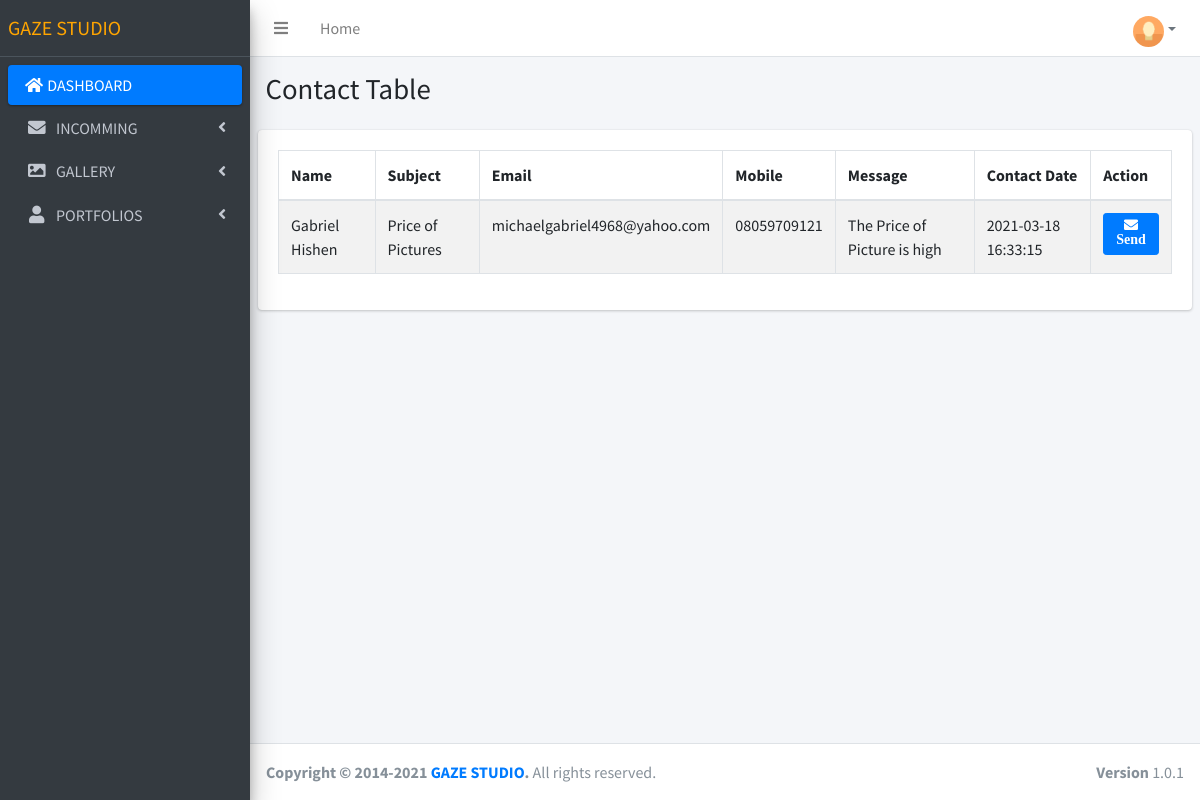
The page /pages/tables/ready_contact.php on the database its author committed.
### tables this page shows
CREATE TABLE `contact_us` (
  `id` int(11) NOT NULL,
  `firstName` varchar(100) NOT NULL,
  `lastName` varchar(100) NOT NULL,
  `subject` varchar(100) NOT NULL,
  `email` varchar(100) DEFAULT NULL,
  `mobile` varchar(100) DEFAULT NULL,
  `message` varchar(100) DEFAULT NULL,
  `date` timestamp NOT NULL DEFAULT current_timestamp() ON UPDATE current_timestamp()
);

### pages/tables/ready_contact.php (the view, shortened to what this page needs)
<!DOCTYPE html>
<html>
<head>
  <link rel="stylesheet" href="../../plugins/fontawesome-free/css/all.min.css">
  <link rel="stylesheet" href="https://code.ionicframework.com/ionicons/2.0.1/css/ionicons.min.css">
  <link rel="stylesheet" href="../../plugins/datatables-bs4/css/dataTables.bootstrap4.css">
  <link rel="stylesheet" href="../../dist2/css/adminlte.min.css">
</head>
<div class="wrapper">
<?php include('../../db_connect.php'); ?>
  <nav class="main-header navbar navbar-expand navbar-white navbar-light">
    <ul class="navbar-nav">
      <li class="nav-item">
        <a class="nav-link" data-widget="pushmenu" href="#"><i class="fas fa-bars"></i></a>
      </li>
      <li class="nav-item d-none d-sm-inline-block">
        <a href="../../admin-dashboard.php" class="nav-link">Home</a>
      </li>
    </ul>
<ul class="navbar-nav ml-auto">
      <li class="nav-item dropdown">
            <a class="nav-link dropdown-toggle text-muted waves-effect waves-dark pro-pic" href="" data-toggle="dropdown" aria-haspopup="true" aria-expanded="false"><img src="../../assets/images/users/1.jpg" alt="user" class="rounded-circle" width="31"></a>
      </li>
    </ul>
  </nav>
  <aside class="main-sidebar sidebar-dark-primary elevation-4">
    <a href="admin-dashboard.php" class="brand-link">
      <span class="brand-text font-weight-light" style="color: orange"><b>GAZE STUDIO</b></span>
    </a>
    <div class="sidebar">
      <nav class="mt-2">
        <ul class="nav nav-pills nav-sidebar flex-column" data-widget="treeview" role="menu" data-accordion="false">
          <li class="nav-item has-treeview menu-open">
            <a href="../../admin-dashboard.php" class="nav-link active">
              <i class="fa fa-fw fa-home"></i>
              <p>
                DASHBOARD
              </p>
            </a>
          </li>
          <li class="nav-item has-treeview">
            <a href="#" class="nav-link">
              <i class="nav-icon fas fa-envelope"></i>
              <p>
                INCOMMING
                <i class="fas fa-angle-left right"></i>
              </p>
            </a>
          </li>
          <li class="nav-item has-treeview">
            <a href="#" class="nav-link">
              <i class="fas fa-image nav-icon"></i>
              <p>
                GALLERY
                <i class="fas fa-angle-left right"></i>
              </p>
            </a>
          </li>
          <li class="nav-item has-treeview">
            <a href="#" class="nav-link">
              <i class="nav-icon fas fa-user"></i>
              <p>
                PORTFOLIOS
                <i class="fas fa-angle-left right"></i>
              </p>
            </a>
          </li>
        </ul>
      </nav>
    </div>
  </aside>
  <div class="content-wrapper">
    <section class="content-header">
      <div class="container-fluid">
        <div class="row mb-2">
          <div class="col-sm-6">
            <h1>Contact Table</h1>
          </div>
        </div>
      </div>
    </section>
    <section class="content">
      <div class="row">
        <div class="col-12">
          <div class="card">
            <div class="card-body">
              <form class="form" method="POST">
                <table id="example1" class="table table-bordered table-striped">
                    <thead>
                    <tr>
                        <th>Name</th>
                        <th>Subject</th>
                        <th>Email</th>
                        <th>Mobile</th>
                        <th>Message</th>
                         <th>Contact Date</th>
                        <th>Action</th>
                    </tr>
                    </thead>
                    <tbody>
                <?php
                $result = mysqli_query($conn,"SELECT * FROM contact_us ORDER BY id ASC");
                while ($row = mysqli_fetch_array($result)) {
                ?>
                   <tr>
                        <td><?php echo $row['firstName']; ?> <?php echo $row['lastName']; ?></td>
                        <td><?php echo $row['subject']; ?></td>
                        <td><?php echo $row['email']; ?></td>
                        <td><?php echo $row['mobile']; ?></td>
                        <td><?php echo $row['message']; ?></td>
                        <td><?php echo $row['date']; ?></td>
                        <td><a href="../../admin_reply_contact.php?id=<?php echo $row['id']; ?>" class='btn btn-sm btn-primary' name="edit" ><i class='fa fa-envelope'> Send</i></a></td>
                    </tr>
                <?php
                    }
                ?>
            </tbody>
         </table>
      </form>
    </div>
          </div>
        </div>
      </div>
    </section>
  </div>
  <footer class="main-footer">
    <strong>Copyright &copy; 2014-2021 <a href="http://adminlte.io">GAZE STUDIO</a>.</strong>
    All rights reserved.
    <div class="float-right d-none d-sm-inline-block">
      <b>Version</b> 1.0.1
    </div>
  </footer>
</div>
</body>
</html>

### rows shown on the page
contact_us: firstName "Gabriel", lastName "Hishen", subject "Price of Pictures", email "michaelgabriel4968@yahoo.com", mobile "08059709121", message "The Price of Picture is high", date "2021-03-18 16:33:15"
